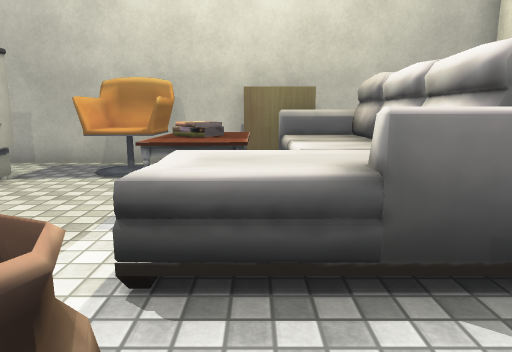
View 1 (above)

14 first-person views from a walk through a Unity game level. The camera is 1.2 m above the floor, tilts 10° down and sees 70° across. The floor is counted in squares, 1 m on a side. Each view is taken from the middle of a square. On the plan, view 1 faces up. The plan holds only what a view shows up to about 15 squares ahead; the rest is blank. The place goes on beyond the plan. Some surface patterns are stand-ins.

View 2
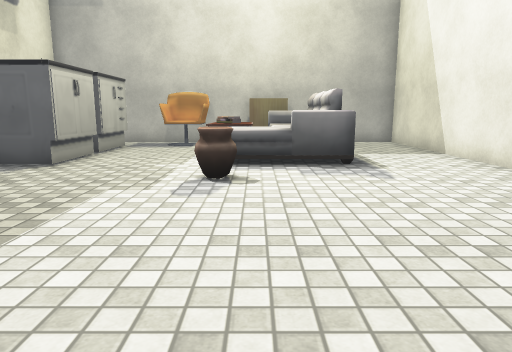

View 3
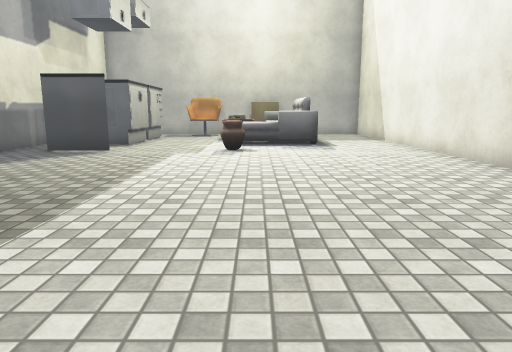

View 4
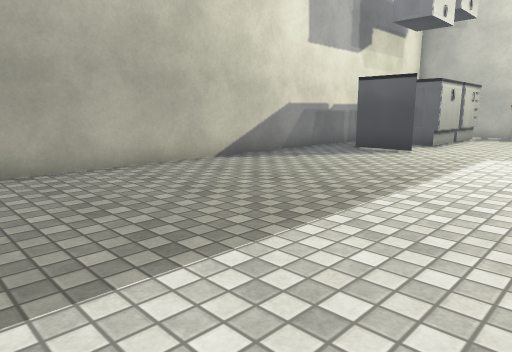

View 5
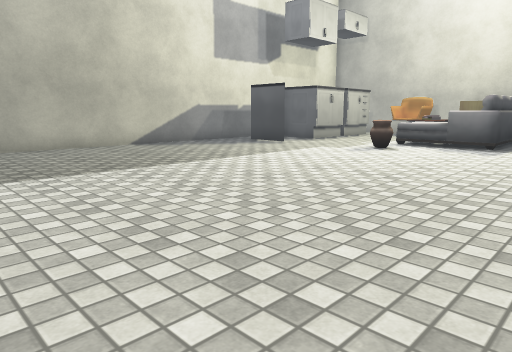

View 6
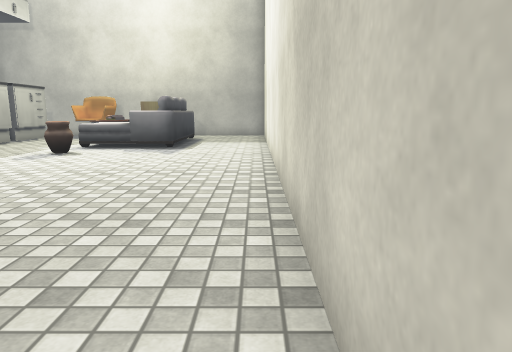

View 7
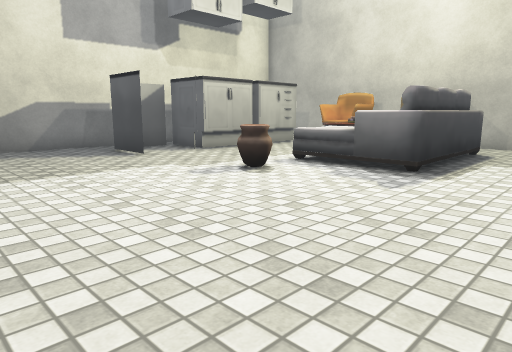

View 8
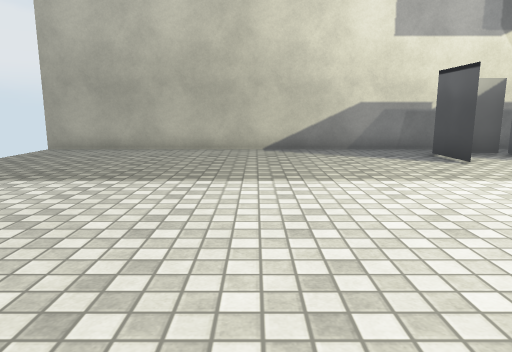

View 9
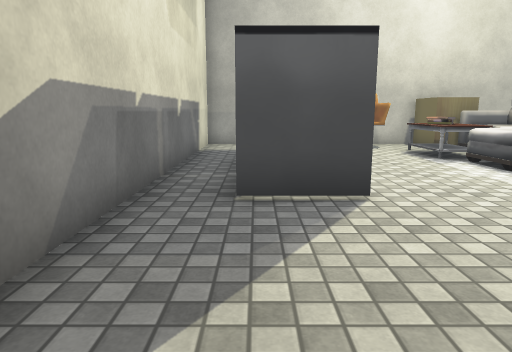

View 10
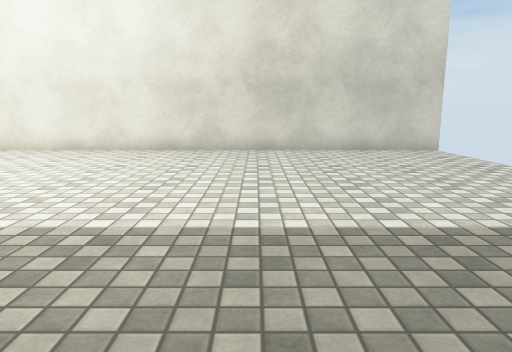

View 11
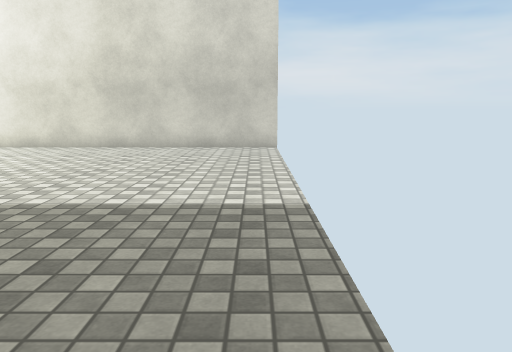

View 12
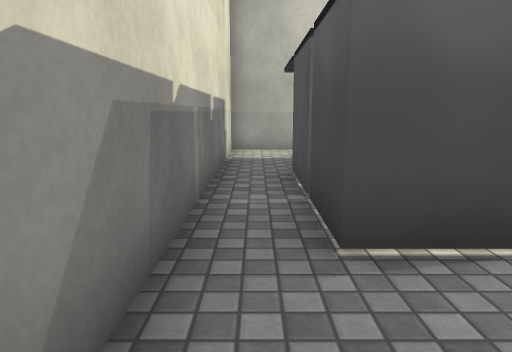

View 13
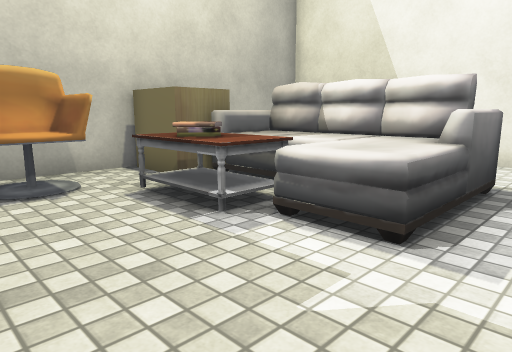

View 14
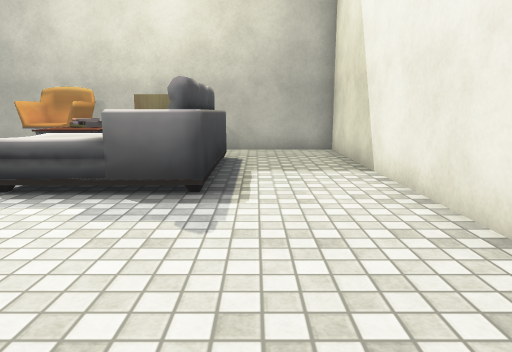

### Floor plan
Key: @ floor where view 1 was taken; # wall or solid block; . floor; C chair; U counter; B books; T table; S sofa; A vase; O other object.
Columns run from 8 left of view 1 to 6 right of it. Each row starts with its distance up from view 1.
  9 ###############
  8 #....CC.UU....#
  7 #..O.CC.UU....#
  6 #.OOO..BTSS...#
  5 #.OO...BTSS...#
  4 #.OO...TTSS...#
  3 #.OOO..SSSS...#
  2 #.OO...SSSS...#
  1 #.O....AA.....#
  0 #.OO...A@.....#
 -1 #.............#
 -2 #.............#
 -3 #.............#
 -4 #.............#
 -5 #.............#
 -6 #.............#
 -7 #.............#
 -8 #.............#
 -9 #.............#
-10 #.............#
-11 #.............#
-12 #             #

Positions as (right, up) in squares from view 1, and headings:
1: (0, 0), facing up
2: (0, -6), facing up
3: (0, -11), facing up
4: (0, -11), facing up-left
5: (5, -11), facing up-left
6: (5, -10), facing up
7: (5, -5), facing up-left
8: (4, -5), facing left
9: (-6, -5), facing up
10: (-6, -6), facing right
11: (-7, -11), facing right
12: (-7, -3), facing up
13: (-4, 1), facing up-right
14: (3, -3), facing up
